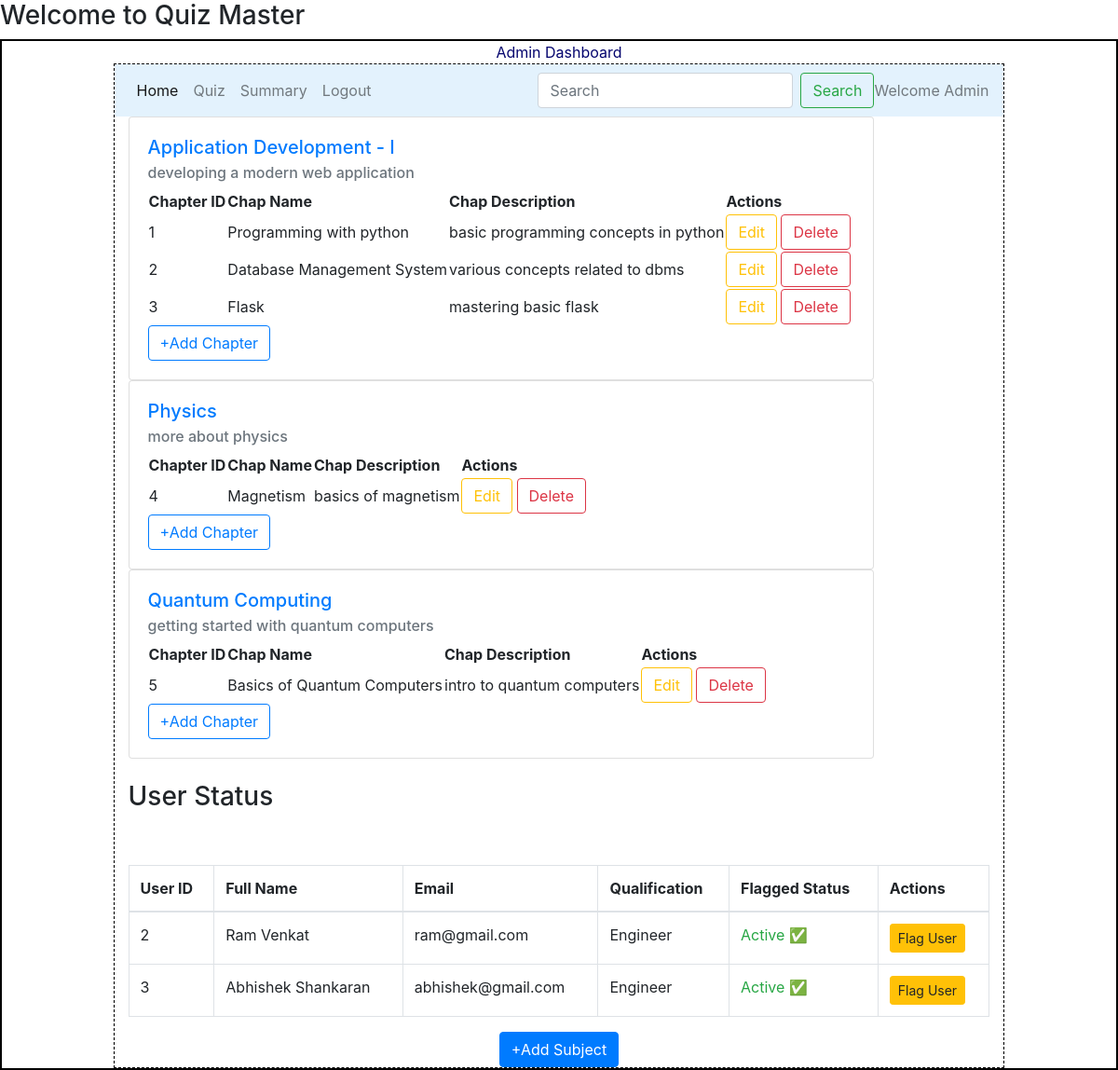
The page /admin on the database its author committed.
### models/model1.py (models this page shows)
class Subject(db.Model):
    __tablename__="subject"
    id=db.Column(db.Integer,primary_key=True)
    name=db.Column(db.String,nullable=False)
    description=db.Column(db.String,nullable=False)
    user_id = db.Column(db.Integer, db.ForeignKey("user_info.id"), nullable=False)
    chapters=db.relationship("Chapter",cascade="all,delete",backref="subject",lazy=True)

class Chapter(db.Model):
    __tablename__="chapter"
    id=db.Column(db.Integer,primary_key=True)
    name=db.Column(db.String,nullable=False)
    description=db.Column(db.String,nullable=False)
    subject_id = db.Column(db.Integer, db.ForeignKey("subject.id"), nullable=False)
    quizes=db.relationship("Quiz",cascade="all,delete",backref="chapter",lazy=True)

class User_Info(db.Model):
    __tablename__="user_info"
    id=db.Column(db.Integer,primary_key=True)
    email=db.Column(db.String,unique=True,nullable=False)
    password=db.Column(db.String,nullable=False)
    full_name=db.Column(db.String,nullable=False)
    qualification=db.Column(db.String,nullable=False)
    dob=db.Column(db.Date,nullable=False)
    subjects=db.relationship("Subject",cascade="all,delete",backref="user_info",lazy=True)#Cascade all,delete will remove all the child entries when the parent entry is deleted in the table
    flagged = db.Column(db.Boolean, default=False)

### controllers/routes.py (the view)
@app.route('/admin')
def admin_dashboard():
    name=session.get('name','Admin')
    subject=get_subjects()
    quiz_obj=Quiz.query.first()
    users = User_Info.query.filter(User_Info.qualification != "Administrator").all()
    return render_template("admin_dashboard.html",name=name,subjects=subject,quiz=quiz_obj,users=users)

### controllers/routes.py (called while the page is built)
def get_subjects():
    subject=Subject.query.all()
    return subject

### templates/admin_dashboard.html (shortened to what this page needs)
{% extends "admin_layout.html" %}
{% block content %}
<div class="container">
    {% if subjects %}
    <div class="row">
        {% for sub in subjects %}
        <div class="col">
            <div class="card" style="width: 50rem;">
                <div class="card-body">
                    <h5 class="card-title">
                        <a href="{{ url_for('subject_detail', subject_id=sub.id,name=sub.name) }}">
                            {{ sub.name }}
                        </a>
                    </h5>
                    <h6 class="card-subtitle mb-2 text-muted">{{ sub.description }}</h6>
                    {% if sub.chapters %}
                    <table>
                        <tr>
                            <th>Chapter ID</th>
                            <th>Chap Name</th>
                            <th>Chap Description</th>
                            <th>Actions</th>
                        </tr>
                        {% for chapter in sub.chapters %}
                        <tr>
                            <td>{{ chapter.id }}</td>
                            <td>{{ chapter.name }}</td>
                            <td>{{ chapter.description }}</td>
                            <td>
                                <a href="{{ url_for('edit_chapter', chapter_id=chapter.id,name=name) }}" class="btn btn-outline-warning">Edit</a>
                                <form action="{{ url_for('delete_chapter', chapter_id=chapter.id,name=name) }}" method="POST" style="display:inline;">
                                    <button type="submit" class="btn btn-outline-danger" onclick="return confirm('Are you sure you want to delete this chapter?');">Delete</button>
                                </form>
                            </td>
                        </tr>
                        {% endfor %}
                    </table>
                    {% else %}
                    <p>No Chapters here!!</p>
                    {% endif %}
                    <a href="{{ url_for('add_chapter', subject_id=sub.id, name=name) }}" class="btn btn-outline-primary">+Add Chapter</a>
                </div>
            </div>
        </div>
        {% endfor %}
    </div>
    {% else %}
    <h3 class="center">No Subjects are available!!</h3>
    {% endif %}
    <br>
    <h3>User Status</h3>
    <br>
    <br>
    <table class="table table-bordered">
        <thead>
            <tr>
                <th>User ID</th>
                <th>Full Name</th>
                <th>Email</th>
                <th>Qualification</th>
                <th>Flagged Status</th>
                <th>Actions</th>
            </tr>
        </thead>
        <tbody>
            {% for user in users %}
            <tr>
                <td>{{ user.id }}</td>
                <td>{{ user.full_name }}</td>
                <td>{{ user.email }}</td>
                <td>{{ user.qualification }}</td>
                <td>
                    {% if user.flagged %}
                        <span class="text-danger">Flagged 🚫</span>
                    {% else %}
                        <span class="text-success">Active ✅</span>
                    {% endif %}
                </td>
                <td>
                    {% if not user.flagged %}
                    <form action="{{ url_for('flag_user', user_id=user.id) }}" method="POST" style="display:inline;">
                        <button type="submit" class="btn btn-warning btn-sm">Flag User</button>
                    </form>
                    {% endif %}
                </td>
            </tr>
            {% endfor %}
        </tbody>
    </table>
</div>
<div class="center">
    <a href="{{ url_for('add_subject', name=name) }}" class="btn btn-primary">+Add Subject</a>
</div>
{% endblock %}

### static/main.css (style rules this page uses)
* { margin:0px; }
.center { text-align: center; margin: auto; color:rgb(5,5,110); }

### rows shown on the page
Subject: name "Application Development - I", description "developing a modern web application"
Chapter: id "1", name "Programming with python", description "basic programming concepts in python"
Chapter: id "2", name "Database Management System", description "various concepts related to dbms"
Chapter: id "3", name "Flask", description "mastering basic flask"
Subject: name "Physics", description "more about physics"
Chapter: id "4", name "Magnetism", description "basics of magnetism"
Subject: name "Quantum Computing", description "getting started with quantum computers"
Chapter: id "5", name "Basics of Quantum Computers", description "intro to quantum computers"
User_Info: id "2", full_name "Ram Venkat", email "ram@gmail.com", qualification "Engineer", flagged "Active ✅"
User_Info: id "3", full_name "Abhishek Shankaran", email "abhishek@gmail.com", qualification "Engineer", flagged "Active ✅"

### other values the page prints
{{ name }} "Admin"
